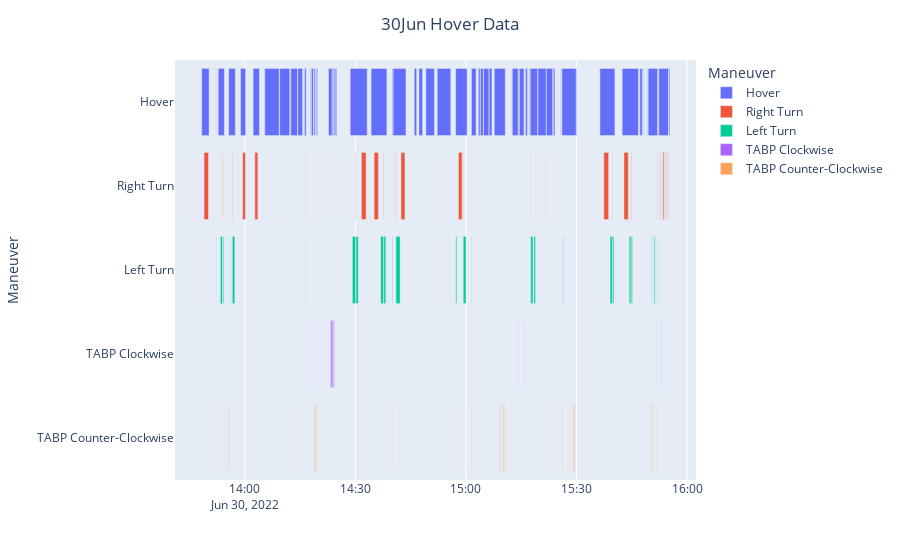

Source (notebook cell):
### Code cell
import plotly.express as px
import pandas as pd
filename = '30Jun Hover Data'
Hoverdf = pd.DataFrame(arr)

fig = px.timeline(Hoverdf, x_start="Start", x_end="Finish", y="Maneuver", color="Maneuver")
fig.update_layout(title = {'text': filename, 'x': 0.5})

fig.show()

### Figure 1 — Plotly figure (JSON) as saved in the notebook; plotly's stock layout.template omitted (floating-point values rounded to 4 significant figures)
{"data": [{"alignmentgroup": "True", "base": ["2022-06-30T13:48:05.754000", "2022-06-30T13:48:16.651000", "2022-06-30T13:52:07.323000", "2022-06-30T13:52:44.505000", "2022-06-30T13:55:35.227000", "2022-06-30T13:58:48.268000", "2022-06-30T14:02:13.607000", "2022-06-30T14:04:26.930000", "2022-06-30T14:05:22.840000", "2022-06-30T14:09:26.792000", "2022-06-30T14:12:22.342000", "2022-06-30T14:12:26.929000", "2022-06-30T14:14:20.639000", "2022-06-30T14:16:00.437000", "2022-06-30T14:16:08.412000", "2022-06-30T14:16:11.401000", "2022-06-30T14:17:45.078000", "2022-06-30T14:18:02.024000", "2022-06-30T14:18:46.117000", "2022-06-30T14:19:24.082000", "2022-06-30T14:22:41", "2022-06-30T14:23:42.506000", "2022-06-30T14:24:06.344000", "2022-06-30T14:24:31.184000", "2022-06-30T14:28:34.092000", "2022-06-30T14:34:14.503000", "2022-06-30T14:39:56.249000", "2022-06-30T14:40:13.036000", "2022-06-30T14:45:57.505000", "2022-06-30T14:47:13.901000", "2022-06-30T14:49:06.648000", "2022-06-30T14:52:11.407000", "2022-06-30T14:57:11.613000", "2022-06-30T15:01:28.373000", "2022-06-30T15:03:21.921000", "2022-06-30T15:03:55.638000", "2022-06-30T15:04:46.186000", "2022-06-30T15:06:17.602000", "2022-06-30T15:07:40.323000", "2022-06-30T15:12:17.302000", "2022-06-30T15:12:34.146000", "2022-06-30T15:14:15.026000", "2022-06-30T15:14:30.694000", "2022-06-30T15:15:52.357000", "2022-06-30T15:16:02.020000", "2022-06-30T15:16:12.250000", "2022-06-30T15:17:05.295000", "2022-06-30T15:17:26.140000", "2022-06-30T15:19:31.401000", "2022-06-30T15:21:48.989000", "2022-06-30T15:23:42.055000", "2022-06-30T15:25:37.398000", "2022-06-30T15:26:01.286000", "2022-06-30T15:29:58.900000", "2022-06-30T15:36:21.319000", "2022-06-30T15:42:23.133000", "2022-06-30T15:47:04.347000", "2022-06-30T15:47:09.712000", "2022-06-30T15:47:11.570000", "2022-06-30T15:47:11.854000", "2022-06-30T15:47:11.909000", "2022-06-30T15:48:15.522000", "2022-06-30T15:48:36.174000", "2022-06-30T15:49:02.454000", "2022-06-30T15:49:17.607000", "2022-06-30T15:49:26.994000", "2022-06-30T15:52:06.541000", "2022-06-30T15:52:15.871000", "2022-06-30T15:52:15.928000", "2022-06-30T15:52:19.387000", "2022-06-30T15:55:01.982000", "2022-06-30T15:55:05.467000"], "hovertemplate": "Maneuver=%{y}<br>Start=%{base}<br>Finish=%{x}<extra></extra>", "legendgroup": "Hover", "marker": {"color": "#636efa"}, "name": "Hover", "offsetgroup": "Hover", "orientation": "h", "showlegend": true, "textposition": "auto", "type": "bar", "x": [1744, 120347, 4442, 101256, 108868, 83862, 103341, 630, 235401, 163644, 3498, 110635, 78927, 7632, 1472, 26388, 7971, 35095, 22659, 19399, 59779, 21566, 20200, 23351, 277269, 257671, 12816, 210082, 39656, 60081, 140316, 221991, 186879, 76644, 29879, 47019, 88274, 45940, 179760, 4055, 95004, 14325, 75740, 5299, 9154, 29200, 10364, 121234, 135788, 103248, 26437, 6579, 234423, 9522, 244411, 265832, 4388, 1806, 45, 0, 40978, 7286, 1311, 2848, 7918, 158530, 1171, 17, 1298, 162464, 2159, 16503], "xaxis": "x", "y": ["Hover", "Hover", "Hover", "Hover", "Hover", "Hover", "Hover", "Hover", "Hover", "Hover", "Hover", "Hover", "Hover", "Hover", "Hover", "Hover", "Hover", "Hover", "Hover", "Hover", "Hover", "Hover", "Hover", "Hover", "Hover", "Hover", "Hover", "Hover", "Hover", "Hover", "Hover", "Hover", "Hover", "Hover", "Hover", "Hover", "Hover", "Hover", "Hover", "Hover", "Hover", "Hover", "Hover", "Hover", "Hover", "Hover", "Hover", "Hover", "Hover", "Hover", "Hover", "Hover", "Hover", "Hover", "Hover", "Hover", "Hover", "Hover", "Hover", "Hover", "Hover", "Hover", "Hover", "Hover", "Hover", "Hover", "Hover", "Hover", "Hover", "Hover", "Hover", "Hover"], "yaxis": "y"}, {"alignmentgroup": "True", "base": ["2022-06-30T13:48:53.972000", "2022-06-30T13:53:57.522000", "2022-06-30T13:56:30.304000", "2022-06-30T13:59:23.299000", "2022-06-30T14:02:41.479000", "2022-06-30T14:16:32.458000", "2022-06-30T14:24:34.581000", "2022-06-30T14:30:04.181000", "2022-06-30T14:31:36.243000", "2022-06-30T14:35:03.705000", "2022-06-30T14:37:38.731000", "2022-06-30T14:40:55.036000", "2022-06-30T14:42:21.081000", "2022-06-30T14:57:56.698000", "2022-06-30T14:59:10.454000", "2022-06-30T15:14:00.132000", "2022-06-30T15:17:29.819000", "2022-06-30T15:21:39.554000", "2022-06-30T15:37:24.946000", "2022-06-30T15:39:43.484000", "2022-06-30T15:42:52.799000", "2022-06-30T15:44:46.752000", "2022-06-30T15:51:50.230000", "2022-06-30T15:52:28.961000", "2022-06-30T15:52:41.241000", "2022-06-30T15:53:03.441000", "2022-06-30T15:53:17.475000", "2022-06-30T15:53:22.803000", "2022-06-30T15:53:28.754000", "2022-06-30T15:53:28.825000", "2022-06-30T15:53:57.578000", "2022-06-30T15:54:06.791000", "2022-06-30T15:54:21.651000", "2022-06-30T15:54:29.302000", "2022-06-30T15:54:49.080000", "2022-06-30T15:54:56.167000"], "hovertemplate": "Maneuver=%{y}<br>Start=%{base}<br>Finish=%{x}<extra></extra>", "legendgroup": "Right Turn", "marker": {"color": "#EF553B"}, "name": "Right Turn", "offsetgroup": "Right Turn", "orientation": "h", "showlegend": true, "textposition": "auto", "type": "bar", "x": [73494, 4961, 4964, 45782, 49971, 2689, 979, 4961, 78150, 71515, 4971, 4980, 65487, 59730, 4974, 959, 4961, 2270, 78247, 4962, 70611, 4971, 3255, 7202, 2095, 6686, 2936, 3254, 17, 17509, 9163, 28, 5458, 4582, 3535, 4439], "xaxis": "x", "y": ["Right Turn", "Right Turn", "Right Turn", "Right Turn", "Right Turn", "Right Turn", "Right Turn", "Right Turn", "Right Turn", "Right Turn", "Right Turn", "Right Turn", "Right Turn", "Right Turn", "Right Turn", "Right Turn", "Right Turn", "Right Turn", "Right Turn", "Right Turn", "Right Turn", "Right Turn", "Right Turn", "Right Turn", "Right Turn", "Right Turn", "Right Turn", "Right Turn", "Right Turn", "Right Turn", "Right Turn", "Right Turn", "Right Turn", "Right Turn", "Right Turn", "Right Turn"], "yaxis": "y"}, {"alignmentgroup": "True", "base": ["2022-06-30T13:52:10.234000", "2022-06-30T13:53:20.366000", "2022-06-30T13:54:02.509000", "2022-06-30T13:54:06.962000", "2022-06-30T13:55:42.704000", "2022-06-30T13:56:26.210000", "2022-06-30T13:56:35.297000", "2022-06-30T14:09:28.915000", "2022-06-30T14:12:24.257000", "2022-06-30T14:16:31.385000", "2022-06-30T14:29:10.027000", "2022-06-30T14:30:09.180000", "2022-06-30T14:36:51.057000", "2022-06-30T14:37:43.730000", "2022-06-30T14:40:00.273000", "2022-06-30T14:40:50.582000", "2022-06-30T14:41:00.036000", "2022-06-30T14:57:14.149000", "2022-06-30T14:59:07.642000", "2022-06-30T14:59:15.454000", "2022-06-30T15:01:34.785000", "2022-06-30T15:10:24.969000", "2022-06-30T15:12:19.876000", "2022-06-30T15:17:26.140000", "2022-06-30T15:17:34.799000", "2022-06-30T15:18:26.459000", "2022-06-30T15:26:16.952000", "2022-06-30T15:29:30.205000", "2022-06-30T15:39:07.117000", "2022-06-30T15:39:48.471000", "2022-06-30T15:44:17.667000", "2022-06-30T15:44:51.742000", "2022-06-30T15:50:22.317000", "2022-06-30T15:50:34.175000", "2022-06-30T15:50:34.299000", "2022-06-30T15:50:50.776000", "2022-06-30T15:51:01.123000", "2022-06-30T15:51:03.949000", "2022-06-30T15:51:29.098000", "2022-06-30T15:51:44.106000", "2022-06-30T15:51:53.514000", "2022-06-30T15:51:57.738000", "2022-06-30T15:52:02.533000"], "hovertemplate": "Maneuver=%{y}<br>Start=%{base}<br>Finish=%{x}<extra></extra>", "legendgroup": "Left Turn", "marker": {"color": "#00cc96"}, "name": "Left Turn", "offsetgroup": "Left Turn", "orientation": "h", "showlegend": true, "textposition": "auto", "type": "bar", "x": [1286, 37131, 1378, 13700, 4494, 4076, 40273, 916, 675, 1047, 54127, 37604, 47649, 31828, 7471, 4438, 68370, 17070, 2788, 45666, 4159, 1341, 1481, 3650, 36685, 26203, 6294, 377, 36344, 21423, 29066, 19842, 3392, 0, 3201, 4014, 2323, 13478, 3841, 818, 169, 3460, 2821], "xaxis": "x", "y": ["Left Turn", "Left Turn", "Left Turn", "Left Turn", "Left Turn", "Left Turn", "Left Turn", "Left Turn", "Left Turn", "Left Turn", "Left Turn", "Left Turn", "Left Turn", "Left Turn", "Left Turn", "Left Turn", "Left Turn", "Left Turn", "Left Turn", "Left Turn", "Left Turn", "Left Turn", "Left Turn", "Left Turn", "Left Turn", "Left Turn", "Left Turn", "Left Turn", "Left Turn", "Left Turn", "Left Turn", "Left Turn", "Left Turn", "Left Turn", "Left Turn", "Left Turn", "Left Turn", "Left Turn", "Left Turn", "Left Turn", "Left Turn", "Left Turn", "Left Turn"], "yaxis": "y"}, {"alignmentgroup": "True", "base": ["2022-06-30T14:16:35.177000", "2022-06-30T14:17:45.078000", "2022-06-30T14:23:15.448000", "2022-06-30T14:23:42.506000", "2022-06-30T14:24:06.344000", "2022-06-30T15:14:15.777000", "2022-06-30T15:15:54.237000", "2022-06-30T15:51:48.517000", "2022-06-30T15:52:36.204000", "2022-06-30T15:53:10.169000", "2022-06-30T15:53:20.449000", "2022-06-30T15:54:27.126000"], "hovertemplate": "Maneuver=%{y}<br>Start=%{base}<br>Finish=%{x}<extra></extra>", "legendgroup": "TABP Clockwise", "marker": {"color": "#ab63fa"}, "name": "TABP Clockwise", "offsetgroup": "TABP Clockwise", "orientation": "h", "showlegend": true, "textposition": "auto", "type": "bar", "x": [2253, 1866, 25331, 21566, 11227, 5005, 3399, 1685, 578, 2627, 2327, 2158], "xaxis": "x", "y": ["TABP Clockwise", "TABP Clockwise", "TABP Clockwise", "TABP Clockwise", "TABP Clockwise", "TABP Clockwise", "TABP Clockwise", "TABP Clockwise", "TABP Clockwise", "TABP Clockwise", "TABP Clockwise", "TABP Clockwise"], "yaxis": "y"}, {"alignmentgroup": "True", "base": ["2022-06-30T13:52:11.540000", "2022-06-30T13:54:03.910000", "2022-06-30T13:55:35.227000", "2022-06-30T14:16:37.449000", "2022-06-30T14:18:49.765000", "2022-06-30T14:19:07.189000", "2022-06-30T14:19:24.082000", "2022-06-30T14:39:56.249000", "2022-06-30T14:57:12.285000", "2022-06-30T15:01:30.073000", "2022-06-30T15:08:46.236000", "2022-06-30T15:09:00.905000", "2022-06-30T15:09:17.579000", "2022-06-30T15:10:08.475000", "2022-06-30T15:10:08.580000", "2022-06-30T15:10:08.634000", "2022-06-30T15:12:17.302000", "2022-06-30T15:26:06.412000", "2022-06-30T15:26:23.266000", "2022-06-30T15:28:20.763000", "2022-06-30T15:28:27.039000", "2022-06-30T15:28:31.899000", "2022-06-30T15:28:31.944000", "2022-06-30T15:29:11.781000", "2022-06-30T15:50:10.469000", "2022-06-30T15:50:21.916000", "2022-06-30T15:50:41.910000", "2022-06-30T15:51:35.730000", "2022-06-30T15:51:44.952000", "2022-06-30T15:51:57.202000", "2022-06-30T15:51:57.247000"], "hovertemplate": "Maneuver=%{y}<br>Start=%{base}<br>Finish=%{x}<extra></extra>", "legendgroup": "TABP Counter-Clockwise", "marker": {"color": "#FFA15A"}, "name": "TABP Counter-Clockwise", "offsetgroup": "TABP Counter-Clockwise", "orientation": "h", "showlegend": true, "textposition": "auto", "type": "bar", "x": [225, 3025, 7446, 340, 12904, 1587, 9299, 4006, 1838, 4693, 2679, 3122, 9413, 16, 0, 15535, 2533, 10521, 501, 5355, 4818, 0, 0, 16932, 11404, 17, 8827, 8358, 3546, 0, 441], "xaxis": "x", "y": ["TABP Counter-Clockwise", "TABP Counter-Clockwise", "TABP Counter-Clockwise", "TABP Counter-Clockwise", "TABP Counter-Clockwise", "TABP Counter-Clockwise", "TABP Counter-Clockwise", "TABP Counter-Clockwise", "TABP Counter-Clockwise", "TABP Counter-Clockwise", "TABP Counter-Clockwise", "TABP Counter-Clockwise", "TABP Counter-Clockwise", "TABP Counter-Clockwise", "TABP Counter-Clockwise", "TABP Counter-Clockwise", "TABP Counter-Clockwise", "TABP Counter-Clockwise", "TABP Counter-Clockwise", "TABP Counter-Clockwise", "TABP Counter-Clockwise", "TABP Counter-Clockwise", "TABP Counter-Clockwise", "TABP Counter-Clockwise", "TABP Counter-Clockwise", "TABP Counter-Clockwise", "TABP Counter-Clockwise", "TABP Counter-Clockwise", "TABP Counter-Clockwise", "TABP Counter-Clockwise", "TABP Counter-Clockwise"], "yaxis": "y"}], "layout": {"barmode": "overlay", "legend": {"title": {"text": "Maneuver"}, "tracegroupgap": 0}, "margin": {"t": 60}, "title": {"text": "30Jun Hover Data", "x": 0.5}, "xaxis": {"anchor": "y", "domain": [0, 1], "type": "date"}, "yaxis": {"anchor": "x", "categoryarray": ["TABP Counter-Clockwise", "TABP Clockwise", "Left Turn", "Right Turn", "Hover"], "categoryorder": "array", "domain": [0, 1], "title": {"text": "Maneuver"}}}}
